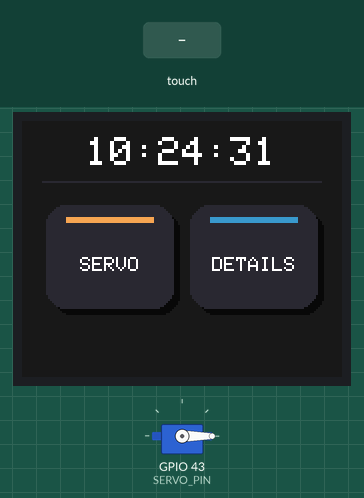
Simulated run of this sketch. Board: ESP32. Parts: 160×128 colour display, servo. The test bench sets the inputs (shaded band). The local clock reads 2024-03-15 10:24:30 at power-on unless the sketch sets it.

Above: at 1.6 s.
1.7 s: touch panel pressed at 13 % / 70 % of its raw x / y range
At 2.8 s:
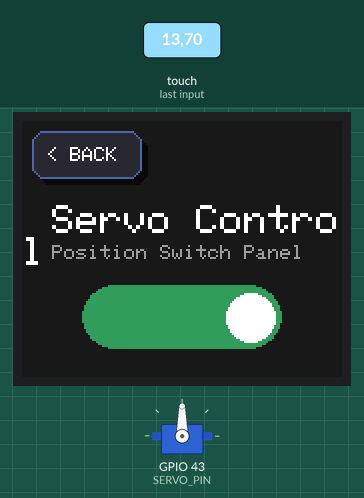
3.4 s: touch panel pressed at 13 % / 30 % of its raw x / y range
At 3.57 s:
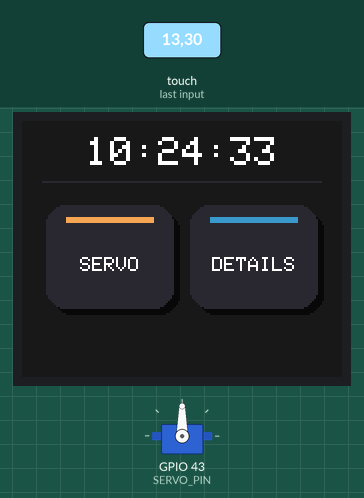
5.1 s: touch panel pressed at 38 % / 70 % of its raw x / y range
At 5.26 s:
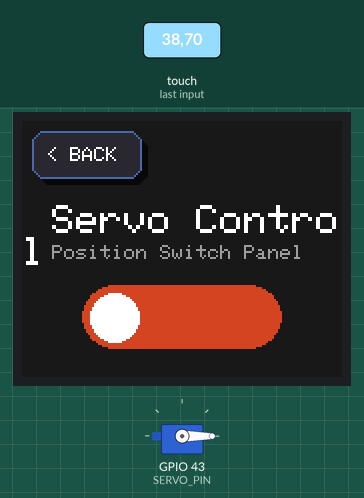
Timing chart, 0 to 8.1 s (numbered marks = the images above; inputs shaded):
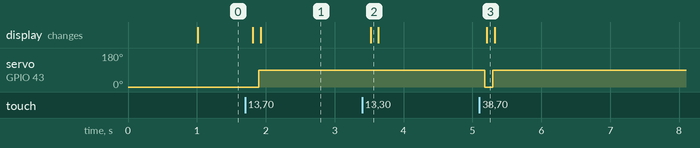

Measured:
- after the input at 1.7 s, servo on GPIO 43 (SERVO_PIN): 0° → 90° after 0.20 s; the display: first changes after 0.11 s (image 1 shows a later state)
- after the input at 3.4 s, the display: changes after 0.12 s (image 2)
- after the input at 5.1 s, servo on GPIO 43 (SERVO_PIN): 90° → 0° after 0.08 s, → 90° 0.11 s later; the display: changes after 0.11 s (image 3)

The sketch:

WatchBlockscode.ino
```cpp
#include <SPI.h>
#include <Wire.h>
#include <RTClib.h>
#include <Adafruit_GFX.h>
#include <Adafruit_ST7735.h>
#include <XPT2046_Touchscreen.h>
#include <ESP32Servo.h>

// --- Pin Definitions ---
#define TFT_CS   D1
#define TFT_DC   D2  // 'A0' pin maps to Data/Command
#define TFT_RST  D3
#define TOUCH_CS  D0
#define TOUCH_IRQ D5
#define SERVO_PIN D6

// RTC I2C Pins (From your code)
#define RTC_SDA   D4
#define RTC_SCL   D7

Adafruit_ST7735 tft(TFT_CS, TFT_DC, TFT_RST);
XPT2046_Touchscreen ts(TOUCH_CS, TOUCH_IRQ);
Servo servo;
RTC_DS3231 rtc;

#define SCREEN_W 160
#define SCREEN_H 128

// --- Touchscreen Calibration Constants ---
#define TS_MINX 300
#define TS_MAXX 3800
#define TS_MINY 300
#define TS_MAXY 3800

// --- Modern 16-bit RGB565 Color Palette ---
#define COLOR_BG      0x18C3
#define COLOR_CARD    0x2946
#define COLOR_ACCENT  0x3CD9
#define COLOR_TEXT    0xFFFF
#define COLOR_MUTED   0x9CF3
#define COLOR_ON      0x34EB
#define COLOR_OFF     0xD224
#define COLOR_SHADOW  0x0841

bool servoOn = false;
unsigned long lastClockUpdate = 0;

enum Screen {
  HOME,
  CLOCK_VIEW,
  SETTINGS
};

Screen screen = HOME;

bool pressed(int px, int py, int x, int y, int w, int h) {
  return (px > x && px < x + w && py > y && py < y + h);
}

void drawBack() {
  tft.fillRoundRect(8, 8, 55, 24, 6, COLOR_SHADOW);
  tft.fillRoundRect(5, 5, 55, 24, 6, COLOR_CARD);
  tft.drawRoundRect(5, 5, 55, 24, 6, 0x4B55);

  tft.setTextColor(COLOR_TEXT);
  tft.setTextSize(1);
  tft.setCursor(12, 13);
  tft.print("< BACK");
}

void drawIcon(int x, int y, uint16_t accentColor, const char* txt) {
  tft.fillRoundRect(x + 3, y + 3, 64, 52, 10, COLOR_SHADOW);
  tft.fillRoundRect(x, y, 64, 52, 10, COLOR_CARD);
  tft.fillRect(x + 10, y + 6, 44, 3, accentColor);

  tft.setTextSize(1);
  tft.setTextColor(COLOR_TEXT);
  int length = strlen(txt);
  int x_offset = (64 - (length * 6)) / 2;

  tft.setCursor(x + x_offset, y + 26);
  tft.print(txt);
}

// Dynamically updates the real-time clock header on the Home Screen
void updateHomeClock() {
  if (!rtc.begin()) return;
  DateTime now = rtc.now();

  char buf[9];
  sprintf(buf, "%02d:%02d:%02d", now.hour(), now.minute(), now.second());

  // Clean text background overlay boundary box
  tft.fillRect(10, 8, 140, 16, COLOR_BG);

  tft.setTextColor(COLOR_TEXT);
  tft.setTextSize(2);
  tft.setCursor(32, 8);
  tft.print(buf);
}

void drawHome() {
  screen = HOME;
  tft.fillScreen(COLOR_BG);

  // Render the initial RTC Time header
  updateHomeClock();

  tft.drawFastHLine(10, 30, 140, 0x2946);

  // App icons rearranged beautifully underneath the main clock
  drawIcon(12, 42, 0xF52A, "SERVO");
  drawIcon(84, 42, COLOR_ACCENT, "DETAILS");
}

void drawClockView() {
  screen = CLOCK_VIEW;
  tft.fillScreen(COLOR_BG);
  drawBack();

  tft.setTextColor(COLOR_MUTED);
  tft.setTextSize(1);
  tft.setCursor(68, 13);
  tft.print("RTC STATUS");
}

void updateClockViewPage() {
  if (!rtc.begin()) return;
  DateTime now = rtc.now();

  char timeBuf[12];
  char dateBuf[12];
  sprintf(timeBuf, "%02d:%02d:%02d", now.hour(), now.minute(), now.second());
  sprintf(dateBuf, "%02d/%02d/%04d", now.month(), now.day(), now.year());

  tft.fillRoundRect(12, 48, 136, 60, 8, COLOR_CARD);
  tft.drawRoundRect(12, 48, 136, 60, 8, 0x10A2);

  tft.setTextSize(2);
  tft.setTextColor(0x07E0); // Electric digital green
  tft.setCursor(32, 58);
  tft.print(timeBuf);

  tft.setTextSize(1);
  tft.setTextColor(COLOR_MUTED);
  tft.setCursor(48, 88);
  tft.print(dateBuf);
}

void drawSettings() {
  screen = SETTINGS;
  tft.fillScreen(COLOR_BG);
  drawBack();

  tft.setTextColor(COLOR_TEXT);
  tft.setTextSize(2);
  tft.setCursor(15, 42);
  tft.print("Servo Control");

  tft.setTextColor(COLOR_MUTED);
  tft.setTextSize(1);
  tft.setCursor(15, 62);
  tft.print("Position Switch Panel");

  uint16_t switchColor = servoOn ? COLOR_ON : COLOR_OFF;
  tft.fillRoundRect(30, 82, 100, 32, 16, switchColor);

  if (servoOn) {
    tft.fillCircle(114, 98, 12, COLOR_TEXT);
  } else {
    tft.fillCircle(46, 98, 12, COLOR_TEXT);
  }
}

void moveServoFast(int target) {
  servo.write(target);
}

void toggleServo() {
  servoOn = !servoOn;
  if (servoOn) {
    moveServoFast(90);
  } else {
    moveServoFast(0);
  }
  drawSettings();
}

void setup() {
  SPI.begin(D8, D9, D10);
  Wire.begin(RTC_SDA, RTC_SCL); // Initializes your specified RTC I2C pins

  tft.initR(INITR_GREENTAB);
  tft.setRotation(3);

  pinMode(TOUCH_CS, OUTPUT);
  digitalWrite(TOUCH_CS, HIGH);

  ts.begin(SPI);
  ts.setRotation(3);

  rtc.begin(); // Spins up the DS3231 timing hardware

  servo.attach(SERVO_PIN);
  servo.write(0);

  drawHome();
}

void loop() {
  // Handles non-blocking clock refresh cycles every second
  if (millis() - lastClockUpdate >= 1000) {
    lastClockUpdate = millis();
    if (screen == HOME) {
      updateHomeClock();
    } else if (screen == CLOCK_VIEW) {
      updateClockViewPage();
    }
  }

  if (ts.touched()) {
    TS_Point p = ts.getPoint();

    if (p.z > 200) {
      int x = map(p.x, TS_MINX, TS_MAXX, 0, SCREEN_W);
      int y = map(p.y, TS_MINY, TS_MAXY, 0, SCREEN_H);

      delay(75);

      if (screen == HOME) {
        // Left Button (Servo Control)
        if (pressed(x, y, 2, 35, 74, 85)) {
          drawSettings();
        }
        // Right Button (Clock View Details)
        else if (pressed(x, y, 74, 35, 84, 85)) {
          drawClockView();
        }
      }
      else {
        if (pressed(x, y, 0, 0, 75, 45)) {
          drawHome();
        }

        if (screen == SETTINGS) {
          if (pressed(x, y, 15, 72, 130, 50)) {
            toggleServo();
          }
        }
      }
    }
  }
  delay(10);
}
```
